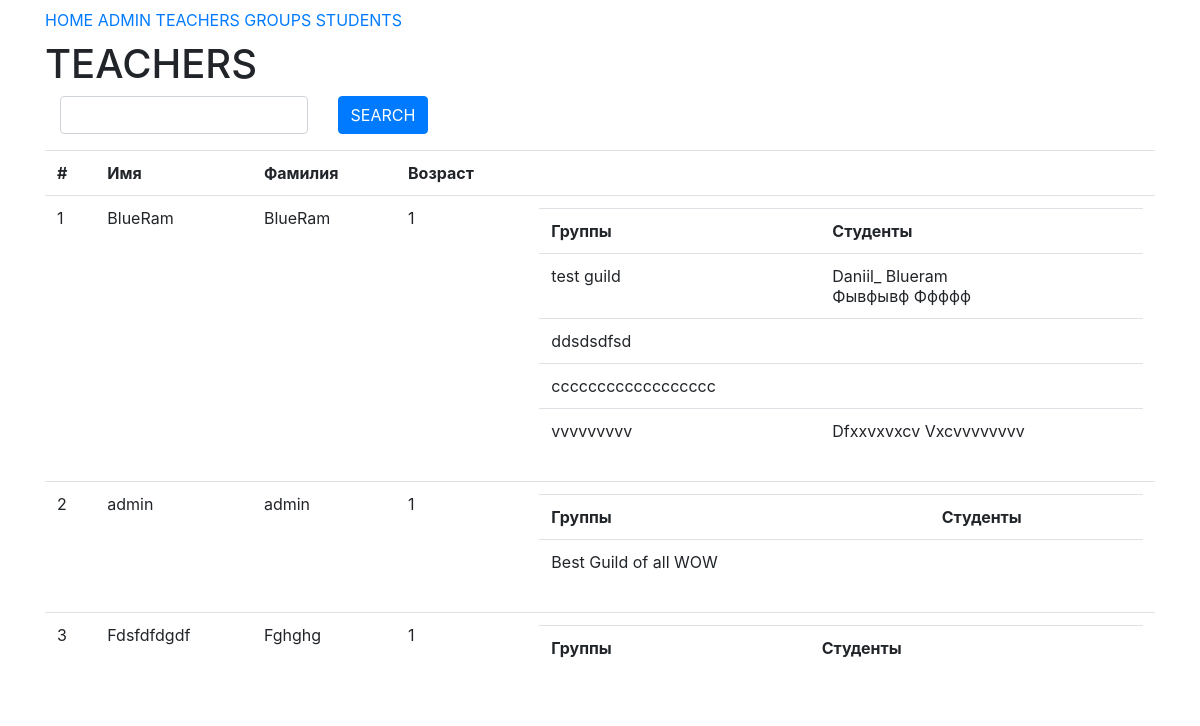
Screenshot of /teachers/ with the database file from the repository.
### core/models.py (models this page shows, shortened)
class Teacher(AbstractUser):
    age = models.IntegerField(
        null=False,
        default=1,
        verbose_name="Возраст"
    )
    class Meta:
        verbose_name = "Учитель"
        verbose_name_plural = "Учителя"

class Group(models.Model):
    title = models.CharField(
        max_length=255,
        verbose_name="Название"
    )
    teacher = models.ForeignKey(
        get_user_model(),
        on_delete=models.CASCADE,
        verbose_name="Учитель",
        related_name="teacher_groups"
    )
    class Meta:
        verbose_name = "Группа"
        verbose_name_plural = "Группы"

class Student(models.Model):
    EXPERIENCE_TRAINEE = 0
    EXPERIENCE_JUNIOR = 1
    EXPERIENCE_MIDDLE = 2
    EXPERIENCE_SENIOR = 3
    EXPERIENCE_CHOICES = (
        (EXPERIENCE_TRAINEE, 'TRAINEE'),
        (EXPERIENCE_JUNIOR, 'JUNIOR'),
        (EXPERIENCE_MIDDLE, 'MIDDLE'),
        (EXPERIENCE_SENIOR, 'SENIOR')
    )
    firstname = models.CharField(
        max_length=255,
        null=False,
        default="",
        verbose_name="Имя"
    )
    lastname = models.CharField(
        max_length=255,
        null=False,
        default="",
        verbose_name="Фамилия"
    )
    age = models.IntegerField(
        null=False,
        default=1,
        verbose_name="Возраст"
    )
    group = models.ForeignKey(
        Group,
        on_delete=models.SET("Without Group"),
        verbose_name="Группа",
        related_name='students'
    )
    phone = PhoneField(
        blank=True,
        help_text='Contact phone number'
    )
    experience = models.PositiveSmallIntegerField(
        choices=EXPERIENCE_CHOICES,
        default=0
    )
    class Meta:
        verbose_name = "Студент"
        verbose_name_plural = "Студенты"

### core/views.py (the view, shortened to what this page needs)
# urls.py: path('teachers/', TeachersView.as_view(), name='teachers'),
class TeachersView(TemplateView):
    template_name = "teachers.html"
    def get_context_data(self, **kwargs):
        teachers = Teacher.objects.all().select_related()
        context = {
            'teachers': teachers
        }
        return context

### core/templates/teachers.html (shortened to what this page needs)
{% load bootstrap %}
<html lang="en">
<head>
    <link rel="stylesheet" href="https://cdn.jsdelivr.net/npm/bootstrap@4.5.3/dist/css/bootstrap.min.css">
</head>
<body>
    <div class="container">
    <a class="py-2 d-none d-md-inline-block" href="{% url 'students:home' %}">HOME</a>
    <a class="py-2 d-none d-md-inline-block" href="/admin/">ADMIN</a>
    <a class="py-2 d-none d-md-inline-block" href="{% url 'students:teachers' %}">TEACHERS</a>
    <a class="py-2 d-none d-md-inline-block" href="{% url 'students:groups' %}">GROUPS</a>
    <a class="py-2 d-none d-md-inline-block" href="{% url 'students:students' %}">STUDENTS</a>
    <h1>TEACHERS</h1>
    <div class="col-md-12">
        <form method="get">
            <div class="row">
                <div class="col-md-3">
                    <input class="form-control" type="search" name="query" value="{{query}}">
                </div>
                <div class="col-md-9">
                    <input type="submit" class="btn btn-primary" value="SEARCH">
                </div>
            </div>
        </form>
    </div>
    <table class="table">
        <tr>
            <th>#</th>
            <th>Имя</th>
            <th>Фамилия</th>
            <th>Возраст</th>
            <th></th>
        </tr>
        {% for teacher in teachers %}
            <tr>
                <td>{{forloop.counter}}</td>
                <td>{{teacher.first_name}}</td>
                <td>{{teacher.last_name}}</td>
                <td>{{teacher.age}}</td>
                <td>
                    <table class="table">
                        <tr>
                            <th>Группы</th>
                            <th>Студенты</th>
                        </tr>
                        {% for group in teacher.teacher_groups.all %}
                            <tr>
                                <td>{{group.title}}</td>
                                <td>
                                    {% for student in group.students.all %}
                                    {{student.firstname}} {{student.lastname}}<br>
                                    {% endfor %}
                                </td>
                            </tr>
                        {% endfor %}
                    </table>
                </td>
            </tr>
        {% endfor %}
    </table>
    </div>
</body>
</html>

### rows the page displays
Teacher: first_name "BlueRam", last_name "BlueRam", age "1"
Group: title "test guild"
Student: firstname "Daniil_", lastname "Blueram"
Student: firstname "Фывфывф", lastname "Ффффф"
Group: title "ddsdsdfsd"
Group: title "cccccccccccccccccc"
Group: title "vvvvvvvvv"
Student: firstname "Dfxxvxvxcv", lastname "Vxcvvvvvvvv"
Teacher: first_name "admin", last_name "admin", age "1"
Group: title "Best Guild of all WOW"
Teacher: first_name "Fdsfdfdgdf", last_name "Fghghg", age "1"
